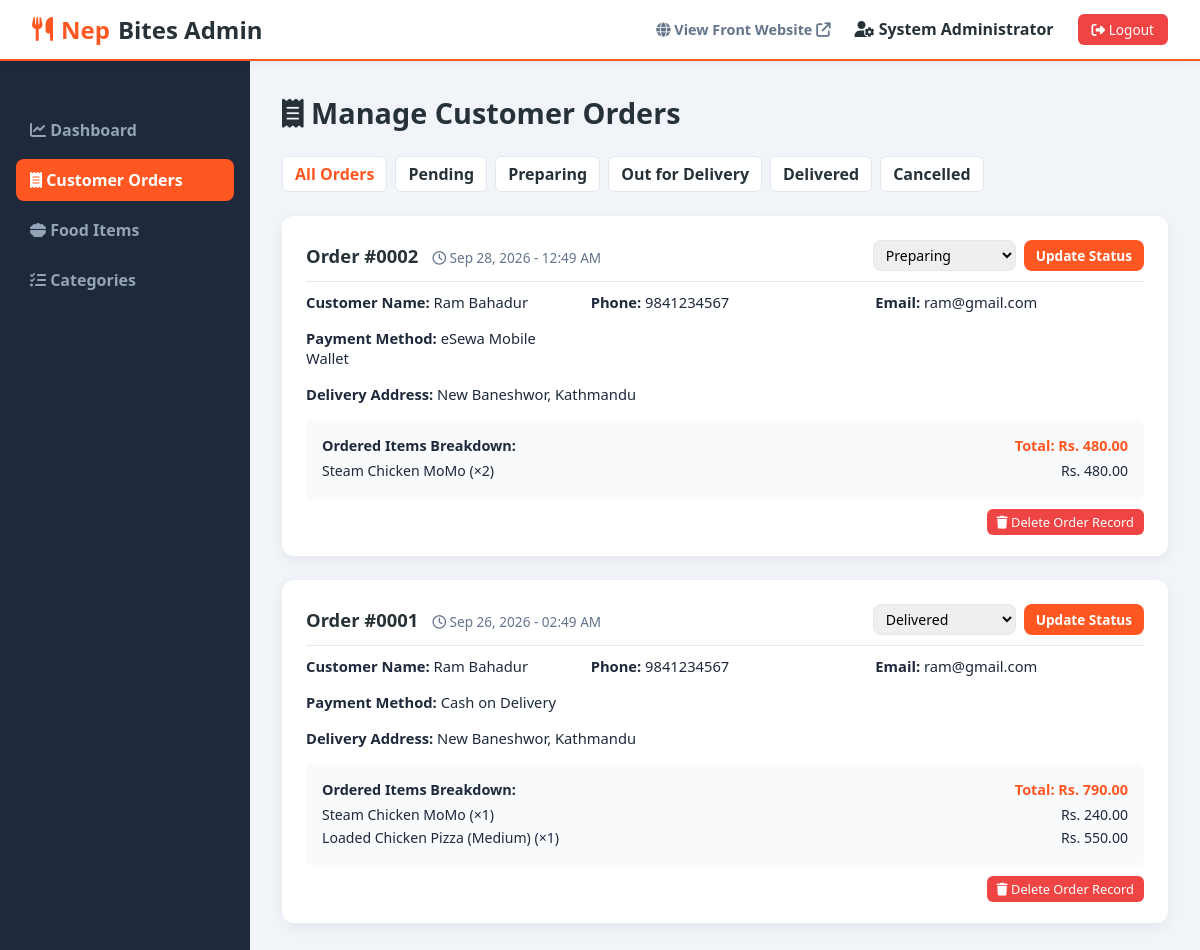
The app's page /admin/manage-orders.php (signed in) with its own data.
### tables this page shows
CREATE TABLE `orders` (
  `id` INT AUTO_INCREMENT PRIMARY KEY,
  `user_id` INT DEFAULT NULL,
  `total_amount` DECIMAL(10,2) NOT NULL,
  `customer_name` VARCHAR(100) NOT NULL,
  `customer_phone` VARCHAR(20) NOT NULL,
  `customer_email` VARCHAR(100) NOT NULL,
  `delivery_address` TEXT NOT NULL,
  `payment_method` VARCHAR(50) DEFAULT 'Cash on Delivery',
  `status` ENUM('Pending', 'Preparing', 'Out for Delivery', 'Delivered', 'Cancelled') DEFAULT 'Pending',
  `order_date` DATETIME DEFAULT CURRENT_TIMESTAMP,
  FOREIGN KEY (`user_id`) REFERENCES `users`(`id`) ON DELETE SET NULL
);

CREATE TABLE `order_items` (
  `id` INT AUTO_INCREMENT PRIMARY KEY,
  `order_id` INT NOT NULL,
  `food_id` INT NOT NULL,
  `food_title` VARCHAR(150) NOT NULL,
  `price` DECIMAL(10,2) NOT NULL,
  `qty` INT NOT NULL,
  `total` DECIMAL(10,2) NOT NULL,
  FOREIGN KEY (`order_id`) REFERENCES `orders`(`id`) ON DELETE CASCADE
);

### admin/manage-orders.php (the view, shortened to what this page needs)
<?php
require_once 'header.php';
$status_filter = isset($_GET['filter']) ? sanitize($_GET['filter'], $conn) : 'All';
?>
<div class="section-title">
    <span><i class="fa-solid fa-receipt"></i> Manage Customer Orders</span>
</div>
<div style="margin-bottom: 1.5rem; display: flex; gap: 8px; flex-wrap: wrap;">
    <a href="manage-orders.php" class="nav-link <?php echo ($status_filter === 'All') ? 'active' : ''; ?>" style="background: white; border: 1px solid var(--border-color);">All Orders</a>
    <a href="manage-orders.php?filter=Pending" class="nav-link <?php echo ($status_filter === 'Pending') ? 'active' : ''; ?>" style="background: white; border: 1px solid var(--border-color);">Pending</a>
    <a href="manage-orders.php?filter=Preparing" class="nav-link <?php echo ($status_filter === 'Preparing') ? 'active' : ''; ?>" style="background: white; border: 1px solid var(--border-color);">Preparing</a>
    <a href="manage-orders.php?filter=Out for Delivery" class="nav-link <?php echo ($status_filter === 'Out for Delivery') ? 'active' : ''; ?>" style="background: white; border: 1px solid var(--border-color);">Out for Delivery</a>
    <a href="manage-orders.php?filter=Delivered" class="nav-link <?php echo ($status_filter === 'Delivered') ? 'active' : ''; ?>" style="background: white; border: 1px solid var(--border-color);">Delivered</a>
    <a href="manage-orders.php?filter=Cancelled" class="nav-link <?php echo ($status_filter === 'Cancelled') ? 'active' : ''; ?>" style="background: white; border: 1px solid var(--border-color);">Cancelled</a>
</div>
<div style="display: flex; flex-direction: column; gap: 1.5rem;">
    <?php
    $sql_o = "SELECT * FROM orders";
    $sql_o .= " ORDER BY id DESC";
    $res_o = mysqli_query($conn, $sql_o);
    if ($res_o && mysqli_num_rows($res_o) > 0) {
        while ($ord = mysqli_fetch_assoc($res_o)) {
            $order_id = $ord['id'];
            $st = $ord['status'];
            $res_items = mysqli_query($conn, "SELECT * FROM order_items WHERE order_id = $order_id");
            ?>
            <div style="background: white; border-radius: var(--radius); padding: 1.5rem; box-shadow: var(--shadow);">
                <div style="display: flex; justify-content: space-between; align-items: center; border-bottom: 1px solid var(--border-color); padding-bottom: 10px; margin-bottom: 10px; flex-wrap: wrap; gap: 10px;">
                    <div>
                        <strong style="font-size: 1.15rem; color: var(--secondary-color);">Order #<?php echo sprintf('%04d', $order_id); ?></strong>
                        <span style="font-size: 0.85rem; color: var(--text-muted); margin-left: 10px;">
                            <i class="fa-regular fa-clock"></i> <?php echo date('M d, Y - h:i A', strtotime($ord['order_date'])); ?>
                        </span>
                    </div>
                    <form action="manage-orders.php" method="POST" style="display: flex; align-items: center; gap: 8px;">
                        <select name="status" class="form-control" style="padding: 4px 8px; font-size: 0.88rem; width: auto;">
                            <option value="Preparing" <?php echo ($st === 'Preparing') ? 'selected' : ''; ?>>Preparing</option>
                            <option value="Delivered" <?php echo ($st === 'Delivered') ? 'selected' : ''; ?>>Delivered</option>
                        </select>
                        <button type="submit" name="update_status" class="btn-primary" style="padding: 6px 12px; font-size: 0.85rem;">
                            Update Status
                        </button>
                    </form>
                </div>
                <div style="display: grid; grid-template-columns: repeat(auto-fit, minmax(220px, 1fr)); gap: 1rem; margin-bottom: 1rem; font-size: 0.92rem;">
                    <div><strong>Customer Name:</strong> <?php echo htmlspecialchars($ord['customer_name']); ?></div>
                    <div><strong>Phone:</strong> <?php echo htmlspecialchars($ord['customer_phone']); ?></div>
                    <div><strong>Email:</strong> <?php echo htmlspecialchars($ord['customer_email']); ?></div>
                    <div><strong>Payment Method:</strong> <?php echo htmlspecialchars($ord['payment_method']); ?></div>
                    <div style="grid-column: 1 / -1;"><strong>Delivery Address:</strong> <?php echo htmlspecialchars($ord['delivery_address']); ?></div>
                </div>
                <div style="background: var(--bg-light); border-radius: 8px; padding: 1rem;">
                    <div style="display: flex; justify-content: space-between; font-weight: 700; margin-bottom: 6px; font-size: 0.9rem;">
                        <span>Ordered Items Breakdown:</span>
                        <span style="color: var(--primary-color);">Total: Rs. <?php echo number_format($ord['total_amount'], 2); ?></span>
                    </div>
                    <ul style="list-style: none; padding: 0;">
                        <?php while ($it = mysqli_fetch_assoc($res_items)): ?>
                            <li style="display: flex; justify-content: space-between; font-size: 0.88rem; margin-bottom: 4px;">
                                <span><?php echo htmlspecialchars($it['food_title']); ?> (×<?php echo $it['qty']; ?>)</span>
                                <span>Rs. <?php echo number_format($it['total'], 2); ?></span>
                            </li>
                        <?php endwhile; ?>
                    </ul>
                </div>
                <div style="margin-top: 10px; text-align: right;">
                    <a href="manage-orders.php?delete=<?php echo $order_id; ?>" class="btn-danger" style="font-size: 0.8rem; padding: 4px 10px;" onclick="return confirm('Permanently delete this order record?');">
                        <i class="fa-solid fa-trash"></i> Delete Order Record
                    </a>
                </div>
            </div>
            <?php
        }
    } else {
        echo "<div style='background: white; padding: 2rem; border-radius: var(--radius); text-align: center; color: var(--text-muted);'>No orders found matching criteria.</div>";
    }
    ?>
</div>
<?php require_once 'footer.php'; ?>

### admin/header.php (shortened to what this page needs)
<?php
$current_page = basename($_SERVER['PHP_SELF']);
?>
<!DOCTYPE html>
<html lang="en">
<head>
    <link rel="stylesheet" href="../style.css">
    <link rel="stylesheet" href="https://cdnjs.cloudflare.com/ajax/libs/font-awesome/6.4.0/css/all.min.css">
</head>
<body>
    <nav class="navbar" style="border-bottom: 2px solid var(--primary-color);">
        <div class="nav-container" style="max-width: 100%; padding: 0.8rem 2rem;">
            <a href="index.php" class="logo">
                <i class="fa-solid fa-utensils"></i> Nep<span>Bites Admin</span>
            </a>
            <div style="display: flex; align-items: center; gap: 1.5rem;">
                <a href="../index.php" target="_blank" style="color: var(--text-muted); font-weight:600; font-size: 0.9rem;">
                    <i class="fa-solid fa-globe"></i> View Front Website <i class="fa-solid fa-arrow-up-right-from-square"></i>
                </a>
                <span style="font-weight: 700; color: var(--secondary-color);">
                    <i class="fa-solid fa-user-gear"></i> <?php echo htmlspecialchars($_SESSION['user_name'] ?? 'Admin'); ?>
                </span>
                <a href="logout.php" class="btn-danger" style="text-decoration: none; padding: 6px 14px;">
                    <i class="fa-solid fa-right-from-bracket"></i> Logout
                </a>
            </div>
        </div>
    </nav>
    <div class="admin-wrapper">
        <aside class="admin-sidebar">
            <ul class="admin-menu">
                <li>
                    <a href="index.php" class="<?php echo ($current_page == 'index.php') ? 'active' : ''; ?>">
                        <i class="fa-solid fa-chart-line"></i> Dashboard
                    </a>
                </li>
                <li>
                    <a href="manage-orders.php" class="<?php echo ($current_page == 'manage-orders.php') ? 'active' : ''; ?>">
                        <i class="fa-solid fa-receipt"></i> Customer Orders
                    </a>
                </li>
                <li>
                    <a href="manage-food.php" class="<?php echo ($current_page == 'manage-food.php') ? 'active' : ''; ?>">
                        <i class="fa-solid fa-bowl-food"></i> Food Items
                    </a>
                </li>
                <li>
                    <a href="manage-categories.php" class="<?php echo ($current_page == 'manage-categories.php') ? 'active' : ''; ?>">
                        <i class="fa-solid fa-list-check"></i> Categories
                    </a>
                </li>
            </ul>
        </aside>
        <main class="admin-content">

### admin/footer.php
        </main>
    </div>
</body>
</html>

### style.css (style rules this page uses)
:root { --primary-color: #ff5722; --primary-hover: #e64a19; --secondary-color: #263238; --accent-color: #ffc107; --bg-light: #f8fafc; --card-bg: #ffffff; --text-dark: #1e293b; --text-muted: #64748b; --border-color: #e2e8f0; --shadow: 0 4px 15px rgba(0, 0, 0, 0.06); --shadow-hover: 0 8px 25px rgba(255, 87, 34, 0.15); --radius: 12px; --transition: all 0.25s ease-in-out; }
* { margin: 0; padding: 0; box-sizing: border-box; font-family: 'Segoe UI', system-ui, -apple-system, sans-serif; }
body { background-color: var(--bg-light); color: var(--text-dark); display: flex; flex-direction: column; min-height: 100vh; }
a { text-decoration: none; color: inherit; transition: var(--transition); }
.navbar { background: #ffffff; box-shadow: 0 2px 10px rgba(0, 0, 0, 0.05); position: sticky; top: 0; z-index: 1000; }
.nav-container { max-width: 1400px; margin: 0 auto; padding: 1rem 1.5rem; display: flex; justify-content: space-between; align-items: center; }
.logo { display: flex; align-items: center; gap: 8px; font-size: 1.5rem; font-weight: 700; color: var(--primary-color); }
.logo span { color: var(--secondary-color); }
.nav-link { font-weight: 600; color: var(--secondary-color); padding: 6px 12px; border-radius: 6px; }
.nav-link:hover, .nav-link.active { color: var(--primary-color); background-color: #fff3e0; }
.section-title { font-size: 1.8rem; font-weight: 700; color: var(--secondary-color); margin-bottom: 1.5rem; display: flex; align-items: center; justify-content: space-between; }
.btn-danger { background: #ef4444; color: white; padding: 6px 12px; border-radius: 6px; font-size: 0.85rem; border: none; cursor: pointer; }
.btn-primary { background: var(--primary-color); color: white; padding: 10px 20px; border-radius: 8px; font-weight: 600; border: none; cursor: pointer; display: inline-block; }
.form-control { width: 100%; padding: 10px 14px; border: 1px solid var(--border-color); border-radius: 8px; font-size: 1rem; outline: none; transition: var(--transition); }
.admin-wrapper { display: flex; min-height: calc(100vh - 70px); }
.admin-sidebar { width: 250px; background: #1e293b; color: white; padding: 1.5rem 1rem; }
.admin-menu { list-style: none; margin-top: 1.5rem; }
.admin-menu li { margin-bottom: 8px; }
.admin-menu a { display: block; padding: 10px 14px; color: #94a3b8; border-radius: 8px; font-weight: 600; }
.admin-menu a:hover, .admin-menu a.active { background: var(--primary-color); color: white; }
.admin-content { flex: 1; padding: 2rem; background: #f1f5f9; }

### records on screen
orders: id "0002", order_date "Sep 28, 2026 - 12:49 AM", status "Preparing", customer_name "Ram Bahadur", customer_phone "9841234567", customer_email "ram@gmail.com", payment_method "eSewa Mobile Wallet", delivery_address "New Baneshwor, Kathmandu", total_amount "480.00"
order_items: food_title "Steam Chicken MoMo", qty "2", total "480.00"
orders: id "0001", order_date "Sep 26, 2026 - 02:49 AM", status "Delivered", customer_name "Ram Bahadur", customer_phone "9841234567", customer_email "ram@gmail.com", payment_method "Cash on Delivery", delivery_address "New Baneshwor, Kathmandu", total_amount "790.00"
order_items: food_title "Steam Chicken MoMo", qty "1", total "240.00"
order_items: food_title "Loaded Chicken Pizza (Medium)", qty "1", total "550.00"

### other values on screen
$_SESSION['user_name'] "System Administrator"
